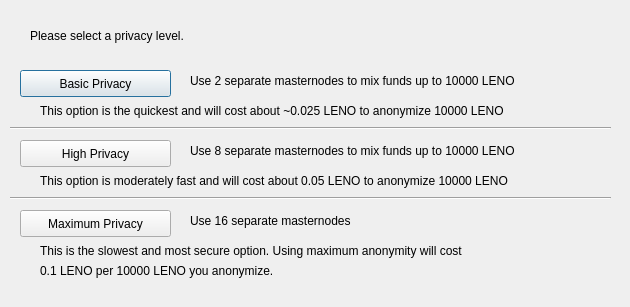
<?xml version="1.0" encoding="UTF-8"?>
<ui version="4.0">
 <class>ObfuscationConfig</class>
 <widget class="QDialog" name="ObfuscationConfig">
  <property name="geometry">
   <rect>
    <x>0</x>
    <y>0</y>
    <width>630</width>
    <height>307</height>
   </rect>
  </property>
  <property name="windowTitle">
   <string>Configure Obfuscation</string>
  </property>
  <widget class="QPushButton" name="buttonBasic">
   <property name="geometry">
    <rect>
     <x>20</x>
     <y>70</y>
     <width>151</width>
     <height>27</height>
    </rect>
   </property>
   <property name="text">
    <string>Basic Privacy</string>
   </property>
  </widget>
  <widget class="QPushButton" name="buttonHigh">
   <property name="geometry">
    <rect>
     <x>20</x>
     <y>140</y>
     <width>151</width>
     <height>27</height>
    </rect>
   </property>
   <property name="text">
    <string>High Privacy</string>
   </property>
  </widget>
  <widget class="QPushButton" name="buttonMax">
   <property name="geometry">
    <rect>
     <x>20</x>
     <y>210</y>
     <width>151</width>
     <height>27</height>
    </rect>
   </property>
   <property name="text">
    <string>Maximum Privacy</string>
   </property>
  </widget>
  <widget class="QLabel" name="label">
   <property name="geometry">
    <rect>
     <x>30</x>
     <y>20</y>
     <width>571</width>
     <height>31</height>
    </rect>
   </property>
   <property name="text">
    <string>Please select a privacy level.</string>
   </property>
  </widget>
  <widget class="QLabel" name="label_2">
   <property name="geometry">
    <rect>
     <x>190</x>
     <y>70</y>
     <width>421</width>
     <height>21</height>
    </rect>
   </property>
   <property name="text">
    <string>Use 2 separate masternodes to mix funds up to 10000 LENO</string>
   </property>
  </widget>
  <widget class="QLabel" name="label_3">
   <property name="geometry">
    <rect>
     <x>190</x>
     <y>140</y>
     <width>411</width>
     <height>21</height>
    </rect>
   </property>
   <property name="text">
    <string>Use 8 separate masternodes to mix funds up to 10000 LENO</string>
   </property>
  </widget>
  <widget class="QLabel" name="label_4">
   <property name="geometry">
    <rect>
     <x>190</x>
     <y>210</y>
     <width>421</width>
     <height>21</height>
    </rect>
   </property>
   <property name="text">
    <string>Use 16 separate masternodes</string>
   </property>
  </widget>
  <widget class="QLabel" name="label_6">
   <property name="geometry">
    <rect>
     <x>40</x>
     <y>100</y>
     <width>561</width>
     <height>21</height>
    </rect>
   </property>
   <property name="text">
    <string>This option is the quickest and will cost about ~0.025 LENO to anonymize 10000 LENO</string>
   </property>
  </widget>
  <widget class="QLabel" name="label_7">
   <property name="geometry">
    <rect>
     <x>40</x>
     <y>170</y>
     <width>561</width>
     <height>21</height>
    </rect>
   </property>
   <property name="text">
    <string>This option is moderately fast and will cost about 0.05 LENO to anonymize 10000 LENO</string>
   </property>
  </widget>
  <widget class="QLabel" name="label_8">
   <property name="geometry">
    <rect>
     <x>40</x>
     <y>240</y>
     <width>561</width>
     <height>21</height>
    </rect>
   </property>
   <property name="text">
    <string>This is the slowest and most secure option. Using maximum anonymity will cost</string>
   </property>
  </widget>
  <widget class="QLabel" name="label_9">
   <property name="geometry">
    <rect>
     <x>40</x>
     <y>260</y>
     <width>561</width>
     <height>21</height>
    </rect>
   </property>
   <property name="text">
    <string>0.1 LENO per 10000 LENO you anonymize.</string>
   </property>
  </widget>
  <widget class="Line" name="line">
   <property name="geometry">
    <rect>
     <x>10</x>
     <y>120</y>
     <width>601</width>
     <height>16</height>
    </rect>
   </property>
   <property name="orientation">
    <enum>Qt::Horizontal</enum>
   </property>
  </widget>
  <widget class="Line" name="line_2">
   <property name="geometry">
    <rect>
     <x>10</x>
     <y>190</y>
     <width>601</width>
     <height>16</height>
    </rect>
   </property>
   <property name="orientation">
    <enum>Qt::Horizontal</enum>
   </property>
  </widget>
 </widget>
 <resources/>
 <connections/>
</ui>
